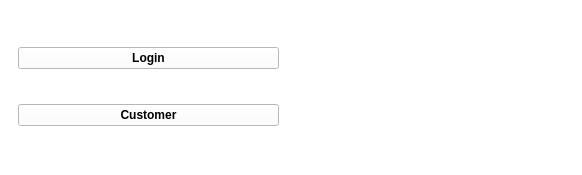
<?xml version="1.0" encoding="UTF-8"?>
<ui version="4.0">
 <class>MainWindow</class>
 <widget class="QMainWindow" name="MainWindow">
  <property name="geometry">
   <rect>
    <x>0</x>
    <y>0</y>
    <width>582</width>
    <height>175</height>
   </rect>
  </property>
  <property name="palette">
   <palette>
    <active>
     <colorrole role="WindowText">
      <brush brushstyle="SolidPattern">
       <color alpha="255">
        <red>0</red>
        <green>0</green>
        <blue>0</blue>
       </color>
      </brush>
     </colorrole>
     <colorrole role="Button">
      <brush brushstyle="SolidPattern">
       <color alpha="255">
        <red>255</red>
        <green>255</green>
        <blue>255</blue>
       </color>
      </brush>
     </colorrole>
     <colorrole role="Light">
      <brush brushstyle="SolidPattern">
       <color alpha="255">
        <red>255</red>
        <green>255</green>
        <blue>255</blue>
       </color>
      </brush>
     </colorrole>
     <colorrole role="Midlight">
      <brush brushstyle="SolidPattern">
       <color alpha="255">
        <red>255</red>
        <green>255</green>
        <blue>255</blue>
       </color>
      </brush>
     </colorrole>
     <colorrole role="Dark">
      <brush brushstyle="SolidPattern">
       <color alpha="255">
        <red>127</red>
        <green>127</green>
        <blue>127</blue>
       </color>
      </brush>
     </colorrole>
     <colorrole role="Mid">
      <brush brushstyle="SolidPattern">
       <color alpha="255">
        <red>170</red>
        <green>170</green>
        <blue>170</blue>
       </color>
      </brush>
     </colorrole>
     <colorrole role="Text">
      <brush brushstyle="SolidPattern">
       <color alpha="255">
        <red>0</red>
        <green>0</green>
        <blue>0</blue>
       </color>
      </brush>
     </colorrole>
     <colorrole role="BrightText">
      <brush brushstyle="SolidPattern">
       <color alpha="255">
        <red>255</red>
        <green>255</green>
        <blue>255</blue>
       </color>
      </brush>
     </colorrole>
     <colorrole role="ButtonText">
      <brush brushstyle="SolidPattern">
       <color alpha="255">
        <red>0</red>
        <green>0</green>
        <blue>0</blue>
       </color>
      </brush>
     </colorrole>
     <colorrole role="Base">
      <brush brushstyle="SolidPattern">
       <color alpha="255">
        <red>255</red>
        <green>255</green>
        <blue>255</blue>
       </color>
      </brush>
     </colorrole>
     <colorrole role="Window">
      <brush brushstyle="SolidPattern">
       <color alpha="255">
        <red>255</red>
        <green>255</green>
        <blue>255</blue>
       </color>
      </brush>
     </colorrole>
     <colorrole role="Shadow">
      <brush brushstyle="SolidPattern">
       <color alpha="255">
        <red>0</red>
        <green>0</green>
        <blue>0</blue>
       </color>
      </brush>
     </colorrole>
     <colorrole role="AlternateBase">
      <brush brushstyle="SolidPattern">
       <color alpha="255">
        <red>255</red>
        <green>255</green>
        <blue>255</blue>
       </color>
      </brush>
     </colorrole>
     <colorrole role="ToolTipBase">
      <brush brushstyle="SolidPattern">
       <color alpha="255">
        <red>255</red>
        <green>255</green>
        <blue>220</blue>
       </color>
      </brush>
     </colorrole>
     <colorrole role="ToolTipText">
      <brush brushstyle="SolidPattern">
       <color alpha="255">
        <red>0</red>
        <green>0</green>
        <blue>0</blue>
       </color>
      </brush>
     </colorrole>
     <colorrole role="PlaceholderText">
      <brush brushstyle="SolidPattern">
       <color alpha="128">
        <red>0</red>
        <green>0</green>
        <blue>0</blue>
       </color>
      </brush>
     </colorrole>
    </active>
    <inactive>
     <colorrole role="WindowText">
      <brush brushstyle="SolidPattern">
       <color alpha="255">
        <red>0</red>
        <green>0</green>
        <blue>0</blue>
       </color>
      </brush>
     </colorrole>
     <colorrole role="Button">
      <brush brushstyle="SolidPattern">
       <color alpha="255">
        <red>255</red>
        <green>255</green>
        <blue>255</blue>
       </color>
      </brush>
     </colorrole>
     <colorrole role="Light">
      <brush brushstyle="SolidPattern">
       <color alpha="255">
        <red>255</red>
        <green>255</green>
        <blue>255</blue>
       </color>
      </brush>
     </colorrole>
     <colorrole role="Midlight">
      <brush brushstyle="SolidPattern">
       <color alpha="255">
        <red>255</red>
        <green>255</green>
        <blue>255</blue>
       </color>
      </brush>
     </colorrole>
     <colorrole role="Dark">
      <brush brushstyle="SolidPattern">
       <color alpha="255">
        <red>127</red>
        <green>127</green>
        <blue>127</blue>
       </color>
      </brush>
     </colorrole>
     <colorrole role="Mid">
      <brush brushstyle="SolidPattern">
       <color alpha="255">
        <red>170</red>
        <green>170</green>
        <blue>170</blue>
       </color>
      </brush>
     </colorrole>
     <colorrole role="Text">
      <brush brushstyle="SolidPattern">
       <color alpha="255">
        <red>0</red>
        <green>0</green>
        <blue>0</blue>
       </color>
      </brush>
     </colorrole>
     <colorrole role="BrightText">
      <brush brushstyle="SolidPattern">
       <color alpha="255">
        <red>255</red>
        <green>255</green>
        <blue>255</blue>
       </color>
      </brush>
     </colorrole>
     <colorrole role="ButtonText">
      <brush brushstyle="SolidPattern">
       <color alpha="255">
        <red>0</red>
        <green>0</green>
        <blue>0</blue>
       </color>
      </brush>
     </colorrole>
     <colorrole role="Base">
      <brush brushstyle="SolidPattern">
       <color alpha="255">
        <red>255</red>
        <green>255</green>
        <blue>255</blue>
       </color>
      </brush>
     </colorrole>
     <colorrole role="Window">
      <brush brushstyle="SolidPattern">
       <color alpha="255">
        <red>255</red>
        <green>255</green>
        <blue>255</blue>
       </color>
      </brush>
     </colorrole>
     <colorrole role="Shadow">
      <brush brushstyle="SolidPattern">
       <color alpha="255">
        <red>0</red>
        <green>0</green>
        <blue>0</blue>
       </color>
      </brush>
     </colorrole>
     <colorrole role="AlternateBase">
      <brush brushstyle="SolidPattern">
       <color alpha="255">
        <red>255</red>
        <green>255</green>
        <blue>255</blue>
       </color>
      </brush>
     </colorrole>
     <colorrole role="ToolTipBase">
      <brush brushstyle="SolidPattern">
       <color alpha="255">
        <red>255</red>
        <green>255</green>
        <blue>220</blue>
       </color>
      </brush>
     </colorrole>
     <colorrole role="ToolTipText">
      <brush brushstyle="SolidPattern">
       <color alpha="255">
        <red>0</red>
        <green>0</green>
        <blue>0</blue>
       </color>
      </brush>
     </colorrole>
     <colorrole role="PlaceholderText">
      <brush brushstyle="SolidPattern">
       <color alpha="128">
        <red>0</red>
        <green>0</green>
        <blue>0</blue>
       </color>
      </brush>
     </colorrole>
    </inactive>
    <disabled>
     <colorrole role="WindowText">
      <brush brushstyle="SolidPattern">
       <color alpha="255">
        <red>127</red>
        <green>127</green>
        <blue>127</blue>
       </color>
      </brush>
     </colorrole>
     <colorrole role="Button">
      <brush brushstyle="SolidPattern">
       <color alpha="255">
        <red>255</red>
        <green>255</green>
        <blue>255</blue>
       </color>
      </brush>
     </colorrole>
     <colorrole role="Light">
      <brush brushstyle="SolidPattern">
       <color alpha="255">
        <red>255</red>
        <green>255</green>
        <blue>255</blue>
       </color>
      </brush>
     </colorrole>
     <colorrole role="Midlight">
      <brush brushstyle="SolidPattern">
       <color alpha="255">
        <red>255</red>
        <green>255</green>
        <blue>255</blue>
       </color>
      </brush>
     </colorrole>
     <colorrole role="Dark">
      <brush brushstyle="SolidPattern">
       <color alpha="255">
        <red>127</red>
        <green>127</green>
        <blue>127</blue>
       </color>
      </brush>
     </colorrole>
     <colorrole role="Mid">
      <brush brushstyle="SolidPattern">
       <color alpha="255">
        <red>170</red>
        <green>170</green>
        <blue>170</blue>
       </color>
      </brush>
     </colorrole>
     <colorrole role="Text">
      <brush brushstyle="SolidPattern">
       <color alpha="255">
        <red>127</red>
        <green>127</green>
        <blue>127</blue>
       </color>
      </brush>
     </colorrole>
     <colorrole role="BrightText">
      <brush brushstyle="SolidPattern">
       <color alpha="255">
        <red>255</red>
        <green>255</green>
        <blue>255</blue>
       </color>
      </brush>
     </colorrole>
     <colorrole role="ButtonText">
      <brush brushstyle="SolidPattern">
       <color alpha="255">
        <red>127</red>
        <green>127</green>
        <blue>127</blue>
       </color>
      </brush>
     </colorrole>
     <colorrole role="Base">
      <brush brushstyle="SolidPattern">
       <color alpha="255">
        <red>255</red>
        <green>255</green>
        <blue>255</blue>
       </color>
      </brush>
     </colorrole>
     <colorrole role="Window">
      <brush brushstyle="SolidPattern">
       <color alpha="255">
        <red>255</red>
        <green>255</green>
        <blue>255</blue>
       </color>
      </brush>
     </colorrole>
     <colorrole role="Shadow">
      <brush brushstyle="SolidPattern">
       <color alpha="255">
        <red>0</red>
        <green>0</green>
        <blue>0</blue>
       </color>
      </brush>
     </colorrole>
     <colorrole role="AlternateBase">
      <brush brushstyle="SolidPattern">
       <color alpha="255">
        <red>255</red>
        <green>255</green>
        <blue>255</blue>
       </color>
      </brush>
     </colorrole>
     <colorrole role="ToolTipBase">
      <brush brushstyle="SolidPattern">
       <color alpha="255">
        <red>255</red>
        <green>255</green>
        <blue>220</blue>
       </color>
      </brush>
     </colorrole>
     <colorrole role="ToolTipText">
      <brush brushstyle="SolidPattern">
       <color alpha="255">
        <red>0</red>
        <green>0</green>
        <blue>0</blue>
       </color>
      </brush>
     </colorrole>
     <colorrole role="PlaceholderText">
      <brush brushstyle="SolidPattern">
       <color alpha="128">
        <red>0</red>
        <green>0</green>
        <blue>0</blue>
       </color>
      </brush>
     </colorrole>
    </disabled>
   </palette>
  </property>
  <property name="windowTitle">
   <string>MainWindow</string>
  </property>
  <property name="toolButtonStyle">
   <enum>Qt::ToolButtonIconOnly</enum>
  </property>
  <property name="tabShape">
   <enum>QTabWidget::Rounded</enum>
  </property>
  <widget class="QWidget" name="centralwidget">
   <layout class="QGridLayout" name="gridLayout_5">
    <item row="0" column="0">
     <widget class="QStackedWidget" name="stackedWidget_2">
      <property name="maximumSize">
       <size>
        <width>304</width>
        <height>16777215</height>
       </size>
      </property>
      <widget class="QWidget" name="Page1">
       <layout class="QGridLayout" name="gridLayout_4">
        <item row="1" column="1" colspan="2">
         <widget class="QPushButton" name="customerbutton">
          <property name="font">
           <font>
            <weight>75</weight>
            <bold>true</bold>
           </font>
          </property>
          <property name="text">
           <string>Customer</string>
          </property>
         </widget>
        </item>
        <item row="0" column="1" colspan="2">
         <widget class="QPushButton" name="loginbutton">
          <property name="font">
           <font>
            <weight>75</weight>
            <bold>true</bold>
           </font>
          </property>
          <property name="text">
           <string>Login</string>
          </property>
         </widget>
        </item>
       </layout>
      </widget>
     </widget>
    </item>
    <item row="0" column="1">
     <widget class="QStackedWidget" name="stackedWidget">
      <property name="currentIndex">
       <number>0</number>
      </property>
      <widget class="LoginWidget" name="loginpage">
       <property name="toolTipDuration">
        <number>-1</number>
       </property>
      </widget>
      <widget class="CustomerWidget" name="customerpage"/>
     </widget>
    </item>
   </layout>
  </widget>
 </widget>
 <customwidgets>
  <customwidget>
   <class>CustomerWidget</class>
   <extends>QWidget</extends>
   <header location="global">pages/customerpage</header>
   <container>1</container>
  </customwidget>
  <customwidget>
   <class>LoginWidget</class>
   <extends>QWidget</extends>
   <header location="global">pages/loginpage</header>
   <container>1</container>
  </customwidget>
 </customwidgets>
 <resources/>
 <connections/>
</ui>
